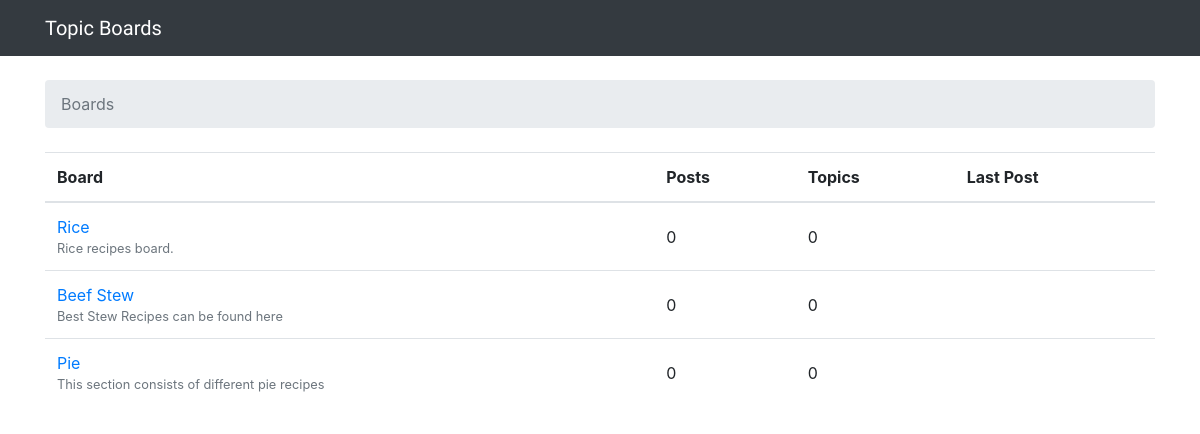
The page / on the database its author committed.
### boards/models.py (models this page shows, shortened)
class Board(models.Model):
    name = models.CharField(max_length=30, unique=True)
    description = models.CharField(max_length=100)

### boards/views.py (the view)
# urls.py: 2. Add a URL to urlpatterns:  path('', views.home, name='home')
def home(request):
    boards = Board.objects.all()
    return render(request, 'home.html', {'boards': boards})

### templates/home.html
{% extends 'base.html' %}
{% block breadcrumb %}
  <li class="breadcrumb-item active">Boards</li>
{% endblock %}
{% block content %}
  <table class="table">
    <thead class="thead-inverse">
      <tr>
        <th>Board</th>
        <th>Posts</th>
        <th>Topics</th>
        <th>Last Post</th>
      </tr>
    </thead>
    <tbody>
      {% for board in boards %}
        <tr>
          <td>
            <a href="{% url 'board_topics' board.pk %}">{{ board.name }}</a>
            <small class="text-muted d-block">{{ board.description }}</small>
          </td>
          <td class="align-middle">0</td>
          <td class="align-middle">0</td>
          <td></td>
        </tr>
      {% endfor %}
    </tbody>
  </table>
{% endblock %}

### rows shown on the page
Board: name "Rice", description "Rice recipes board."
Board: name "Beef Stew", description "Best Stew Recipes can be found here"
Board: name "Pie", description "This section consists of different pie recipes"
